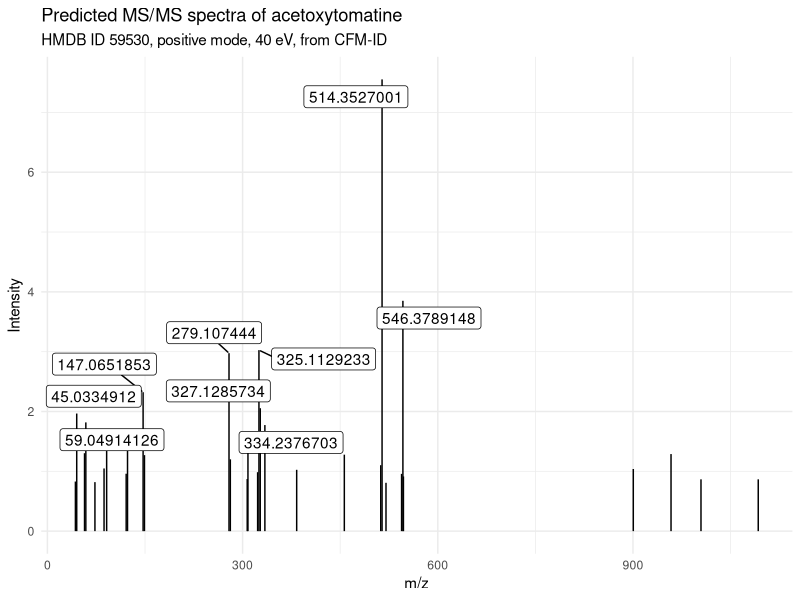

Here is the R script that generated this plot:
## ---- chunk 1
#| include: false

library(tidyverse)
library(readxl)
library(ggrepel)

acetoxytomatine_cfmid <- read_excel("data/acetoxytomatine-cfmid.xlsx")

to_label <- acetoxytomatine_cfmid %>%
  filter(intensity > 1.7)

acetoxytomatine_cfmid %>%
  ggplot(aes(x = m_z, y = intensity)) +
  geom_segment(aes(x = m_z, xend = m_z, y = 0, yend = intensity)) +
  geom_label_repel(data = to_label, aes(label = m_z)) +
  theme_minimal() +
  labs(x = "m/z",
       y = "Intensity",
       title = "Predicted MS/MS spectra of acetoxytomatine",
       subtitle = "HMDB ID 59530, positive mode, 40 eV, from CFM-ID")

